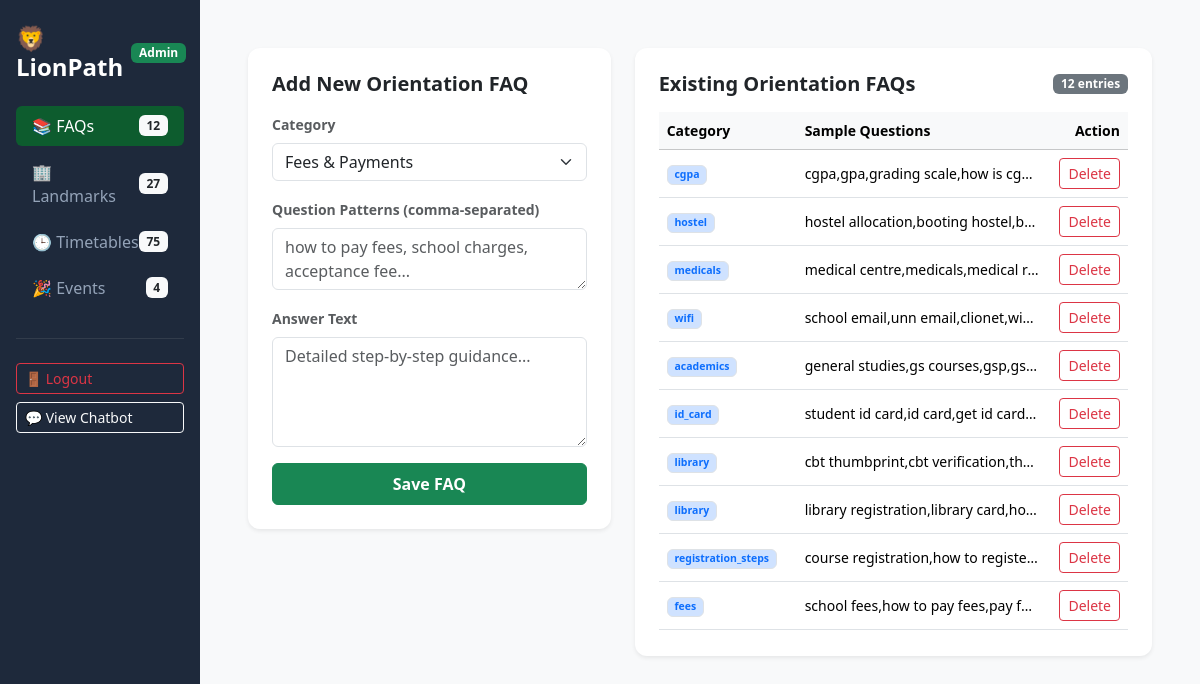
Page /admin (signed in) on the committed database.
### models.py (models this page shows)
class OrientationKB(db.Model):
    __tablename__ = "orientation_kb"
    kb_id = db.Column(db.Integer, primary_key=True, autoincrement=True)
    category = db.Column(db.String(50), nullable=False) # fees, registration, id_card, hostel, academics, facilities, etc.
    question_pattern = db.Column(db.Text, nullable=False)   # example questions this entry answers
    answer = db.Column(db.Text, nullable=False)             # the step-by-step answer

### app.py (the view)
@app.route("/admin")
@admin_required
def admin_dashboard():
    active_tab = request.args.get("tab", "faq")
    new_id = request.args.get("new_id", type=int)
    faqs = OrientationKB.query.order_by(OrientationKB.kb_id.desc()).all()
    nodes = Node.query.order_by(Node.node_id.desc()).all()
    timetables = Timetable.query.order_by(Timetable.id.desc()).all()
    events = Event.query.order_by(Event.id.desc()).all()
    return render_template("admin.html", faqs=faqs, nodes=nodes, timetables=timetables, events=events, active_tab=active_tab, new_id=new_id)

### app.py (called while the page is built)
def admin_required(f):
    @wraps(f)
    def decorated_function(*args, **kwargs):
        if not session.get("is_admin"):
            flash("Please log in to access the admin dashboard.", "warning")
            return redirect(url_for("admin_login", next=request.path))
        return f(*args, **kwargs)
    return decorated_function

### templates/admin.html (shortened to what this page needs)
<!DOCTYPE html>
<html lang="en">
<head>
    <link href="https://cdn.jsdelivr.net/npm/bootstrap@5.3.3/dist/css/bootstrap.min.css" rel="stylesheet">
</head>
<body class="bg-light">
    <div class="container-fluid p-0">
        <div class="row g-0">
            <div class="col-md-3 col-lg-2 admin-sidebar p-3 text-white">
                <div class="d-flex align-items-center mb-4 pt-2">
                    <h4 class="mb-0 fw-bold">🦁 LionPath</h4>
                    <span class="badge bg-success ms-2">Admin</span>
                </div>
                <div class="nav flex-column nav-pills" id="v-pills-tab" role="tablist" aria-orientation="vertical">
                    <button class="nav-link {% if active_tab == 'faq' %}active{% endif %} text-start d-flex justify-content-between align-items-center" data-bs-toggle="pill" data-bs-target="#v-pills-faq" type="button" role="tab">
                        <span>📚 FAQs</span>
                        <span class="badge bg-light text-dark badge-count">{{ faqs|length if faqs else 0 }}</span>
                    </button>
                    <button class="nav-link {% if active_tab == 'building' %}active{% endif %} text-start d-flex justify-content-between align-items-center" data-bs-toggle="pill" data-bs-target="#v-pills-building" type="button" role="tab">
                        <span>🏢 Landmarks</span>
                        <span class="badge bg-light text-dark badge-count">{{ nodes|length if nodes else 0 }}</span>
                    </button>
                    <button class="nav-link {% if active_tab == 'timetable' %}active{% endif %} text-start d-flex justify-content-between align-items-center" data-bs-toggle="pill" data-bs-target="#v-pills-timetable" type="button" role="tab">
                        <span>🕒 Timetables</span>
                        <span class="badge bg-light text-dark badge-count">{{ timetables|length if timetables else 0 }}</span>
                    </button>
                    <button class="nav-link {% if active_tab == 'event' %}active{% endif %} text-start d-flex justify-content-between align-items-center" data-bs-toggle="pill" data-bs-target="#v-pills-event" type="button" role="tab">
                        <span>🎉 Events</span>
                        <span class="badge bg-light text-dark badge-count">{{ events|length if events else 0 }}</span>
                    </button>
                    <hr class="text-secondary my-4">
                    <a href="/admin/logout" class="btn btn-outline-danger btn-sm w-100 text-start">🚪 Logout</a>
                    <a href="/" class="btn btn-outline-light btn-sm w-100 text-start mt-2">💬 View Chatbot</a>
                </div>
            </div>
            <div class="col-md-9 col-lg-10 p-4 p-md-5">
                <div class="tab-content" id="v-pills-tabContent">
                    <div class="tab-pane fade {% if active_tab == 'faq' %}show active{% endif %}" id="v-pills-faq" role="tabpanel">
                        <div class="row g-4">
                            <div class="col-lg-5">
                                <div class="card p-4 shadow-sm border-0">
                                    <h5 class="fw-bold mb-3 text-dark">Add New Orientation FAQ</h5>
                                    <form action="/admin/add_faq" method="POST">
                                        <div class="mb-3">
                                            <label class="form-label text-muted small fw-semibold">Category</label>
                                            <select name="category" class="form-select" required>
                                                <option value="fees">Fees & Payments</option>
                                            </select>
                                        </div>
                                        <div class="mb-3">
                                            <label class="form-label text-muted small fw-semibold">Question Patterns (comma-separated)</label>
                                            <textarea name="question_pattern" class="form-control" rows="2" placeholder="how to pay fees, school charges, acceptance fee..." required></textarea>
                                        </div>
                                        <div class="mb-3">
                                            <label class="form-label text-muted small fw-semibold">Answer Text</label>
                                            <textarea name="answer" class="form-control" rows="4" placeholder="Detailed step-by-step guidance..." required></textarea>
                                        </div>
                                        <button type="submit" class="btn btn-success w-100 py-2 fw-semibold">Save FAQ</button>
                                    </form>
                                </div>
                            </div>
                            <div class="col-lg-7">
                                <div class="card p-4 shadow-sm border-0">
                                    <div class="d-flex justify-content-between align-items-center mb-3">
                                        <h5 class="fw-bold mb-0 text-dark">Existing Orientation FAQs</h5>
                                        <span class="badge bg-secondary">{{ faqs|length if faqs else 0 }} entries</span>
                                    </div>
                                    <div class="table-responsive">
                                        <table class="table table-hover align-middle small mb-0">
                                            <thead class="table-light">
                                                <tr>
                                                    <th>Category</th>
                                                    <th>Sample Questions</th>
                                                    <th class="text-end">Action</th>
                                                </tr>
                                            </thead>
                                            <tbody>
                                                {% if faqs %}
                                                  {% for f in faqs %}
                                                    <tr class="{% if new_id and f.kb_id == new_id %}just-added-row fw-bold{% endif %}">
                                                        <td>
                                                            <span class="badge bg-primary-subtle text-primary border">{{ f.category }}</span>
                                                        </td>
                                                        <td class="text-truncate" style="max-width: 240px;" title="{{ f.question_pattern }}">
                                                            {{ f.question_pattern }}
                                                        </td>
                                                        <td class="text-end">
                                                            <form action="/admin/delete_faq/{{ f.kb_id }}" method="POST" class="d-inline" onsubmit="return confirm('Delete this FAQ entry?')">
                                                                <button type="submit" class="btn btn-outline-danger btn-sm">Delete</button>
                                                            </form>
                                                        </td>
                                                    </tr>
                                                  {% endfor %}
                                                {% else %}
                                                    <tr><td colspan="3" class="text-center text-muted py-3">No FAQs in database.</td></tr>
                                                {% endif %}
                                            </tbody>
                                        </table>
                                    </div>
                                </div>
                            </div>
                        </div>
                    </div>
                </div>
            </div>
        </div>
    </div>
</body>
</html>

### templates/admin.html (style rules this page uses)
.admin-sidebar { min-height: 100vh; background-color: #1e293b; }
.nav-link { color: #94a3b8; margin-bottom: 6px; font-weight: 500; border-radius: 8px; }
.nav-link.active { background-color: #0d5c2e !important; color: white !important; }
.badge-count { font-size: 0.75rem; vertical-align: middle; }
.table-responsive { max-height: 520px; overflow-y: auto; }
.card { border-radius: 12px; border: 1px solid #e2e8f0; }

### rows in the picture
OrientationKB: category "cgpa", question_pattern "cgpa,gpa,grading scale,how is cg…"
OrientationKB: category "hostel", question_pattern "hostel allocation,booting hostel,b…"
OrientationKB: category "medicals", question_pattern "medical centre,medicals,medical r…"
OrientationKB: category "wifi", question_pattern "school email,unn email,clionet,wif…"
OrientationKB: category "academics", question_pattern "general studies,gs courses,gsp,gs…"
OrientationKB: category "id_card", question_pattern "student id card,id card,get id card…"
OrientationKB: category "library", question_pattern "cbt thumbprint,cbt verification,th…"
OrientationKB: category "library", question_pattern "library registration,library card,ho…"
OrientationKB: category "registration_steps", question_pattern "course registration,how to registe…"
OrientationKB: category "fees", question_pattern "school fees,how to pay fees,pay f…"

### other values in the picture
{{ faqs|length if faqs else 0 }} "12"
{{ nodes|length if nodes else 0 }} "27"
{{ timetables|length if timetables else 0 }} "75"
{{ events|length if events else 0 }} "4"
